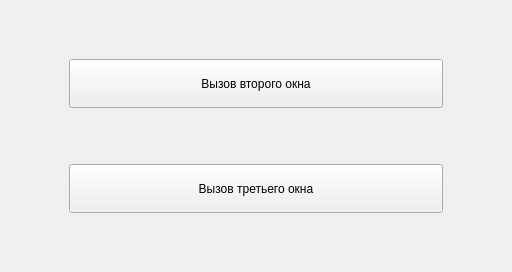
<?xml version="1.0" encoding="UTF-8"?>
<ui version="4.0">
 <class>MainWindow</class>
 <widget class="QMainWindow" name="MainWindow">
  <property name="geometry">
   <rect>
    <x>0</x>
    <y>0</y>
    <width>512</width>
    <height>272</height>
   </rect>
  </property>
  <property name="windowTitle">
   <string>MainWindow</string>
  </property>
  <widget class="QWidget" name="centralwidget">
   <layout class="QGridLayout" name="gridLayout">
    <item row="4" column="2">
     <spacer name="horizontalSpacer">
      <property name="orientation">
       <enum>Qt::Horizontal</enum>
      </property>
      <property name="sizeType">
       <enum>QSizePolicy::Fixed</enum>
      </property>
      <property name="sizeHint" stdset="0">
       <size>
        <width>60</width>
        <height>20</height>
       </size>
      </property>
     </spacer>
    </item>
    <item row="2" column="0">
     <spacer name="horizontalSpacer_2">
      <property name="orientation">
       <enum>Qt::Horizontal</enum>
      </property>
      <property name="sizeType">
       <enum>QSizePolicy::Fixed</enum>
      </property>
      <property name="sizeHint" stdset="0">
       <size>
        <width>60</width>
        <height>20</height>
       </size>
      </property>
     </spacer>
    </item>
    <item row="3" column="1">
     <spacer name="verticalSpacer">
      <property name="orientation">
       <enum>Qt::Vertical</enum>
      </property>
      <property name="sizeHint" stdset="0">
       <size>
        <width>20</width>
        <height>40</height>
       </size>
      </property>
     </spacer>
    </item>
    <item row="2" column="1">
     <widget class="QPushButton" name="pushButton">
      <property name="sizePolicy">
       <sizepolicy hsizetype="Minimum" vsizetype="Expanding">
        <horstretch>0</horstretch>
        <verstretch>0</verstretch>
       </sizepolicy>
      </property>
      <property name="text">
       <string>Вызов второго окна</string>
      </property>
     </widget>
    </item>
    <item row="4" column="1">
     <widget class="QPushButton" name="pushButton_2">
      <property name="sizePolicy">
       <sizepolicy hsizetype="Minimum" vsizetype="Expanding">
        <horstretch>0</horstretch>
        <verstretch>0</verstretch>
       </sizepolicy>
      </property>
      <property name="text">
       <string>Вызов третьего окна</string>
      </property>
     </widget>
    </item>
    <item row="5" column="1">
     <spacer name="verticalSpacer_2">
      <property name="orientation">
       <enum>Qt::Vertical</enum>
      </property>
      <property name="sizeHint" stdset="0">
       <size>
        <width>20</width>
        <height>40</height>
       </size>
      </property>
     </spacer>
    </item>
    <item row="0" column="1">
     <spacer name="verticalSpacer_3">
      <property name="orientation">
       <enum>Qt::Vertical</enum>
      </property>
      <property name="sizeHint" stdset="0">
       <size>
        <width>20</width>
        <height>40</height>
       </size>
      </property>
     </spacer>
    </item>
   </layout>
  </widget>
 </widget>
 <resources/>
 <connections/>
</ui>
